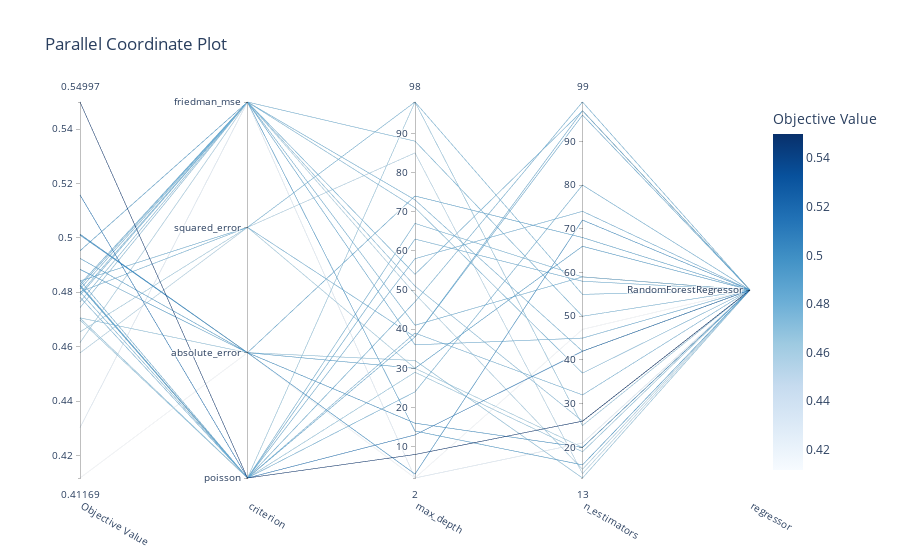

Notebook code cell kept with this figure:
### Code cell
# grafic all trials and tests for the best model
optuna.visualization.plot_parallel_coordinate(study, params= study.best_params)

### Figure 1 — Plotly figure (JSON) as saved in the notebook; plotly's stock layout.template omitted (floating-point values rounded to 4 significant figures)
{"data": [{"dimensions": [{"label": "Objective Value", "range": [0.4117, 0.55], "values": [0.4698, 0.4822, 0.4782, 0.4844, 0.4117, 0.4841, 0.4743, 0.501, 0.4789, 0.4765, 0.483, 0.4952, 0.4812, 0.4705, 0.4302, 0.4925, 0.4654, 0.5158, 0.4706, 0.4824, 0.4827, 0.4796, 0.4884, 0.4577, 0.4801, 0.4615, 0.5014, 0.55, 0.4824, 0.4822, 0.4801]}, {"label": "criterion", "range": [0, 3], "ticktext": ["poisson", "absolute_error", "squared_error", "friedman_mse"], "tickvals": [0, 1, 2, 3], "values": [0, 0, 0, 0, 1, 2, 3, 1, 3, 3, 3, 3, 3, 0, 3, 1, 2, 0, 1, 0, 0, 3, 1, 2, 2, 3, 1, 0, 0, 3, 0]}, {"label": "max_depth", "range": [2, 98], "values": [29, 63, 39, 38, 2, 38, 51, 3, 54, 71, 36, 14, 73, 98, 2, 30, 30, 13, 32, 24, 58, 88, 74, 85, 98, 49, 16, 8, 47, 41, 67]}, {"label": "n_estimators", "range": [13, 99], "values": [19, 58, 32, 96, 47, 97, 26, 72, 97, 37, 45, 16, 42, 25, 21, 66, 20, 42, 13, 80, 74, 50, 68, 14, 55, 15, 20, 26, 99, 59, 59]}, {"label": "regressor", "range": [0, 0], "ticktext": ["RandomForestRegressor"], "tickvals": [0], "values": [0, 0, 0, 0, 0, 0, 0, 0, 0, 0, 0, 0, 0, 0, 0, 0, 0, 0, 0, 0, 0, 0, 0, 0, 0, 0, 0, 0, 0, 0, 0]}], "labelangle": 30, "labelside": "bottom", "line": {"color": [0.4698, 0.4822, 0.4782, 0.4844, 0.4117, 0.4841, 0.4743, 0.501, 0.4789, 0.4765, 0.483, 0.4952, 0.4812, 0.4705, 0.4302, 0.4925, 0.4654, 0.5158, 0.4706, 0.4824, 0.4827, 0.4796, 0.4884, 0.4577, 0.4801, 0.4615, 0.5014, 0.55, 0.4824, 0.4822, 0.4801], "colorbar": {"title": {"text": "Objective Value"}}, "colorscale": [[0, "rgb(247,251,255)"], [0.125, "rgb(222,235,247)"], [0.25, "rgb(198,219,239)"], [0.375, "rgb(158,202,225)"], [0.5, "rgb(107,174,214)"], [0.625, "rgb(66,146,198)"], [0.75, "rgb(33,113,181)"], [0.875, "rgb(8,81,156)"], [1, "rgb(8,48,107)"]], "reversescale": false, "showscale": true}, "type": "parcoords"}], "layout": {"title": {"text": "Parallel Coordinate Plot"}}}
